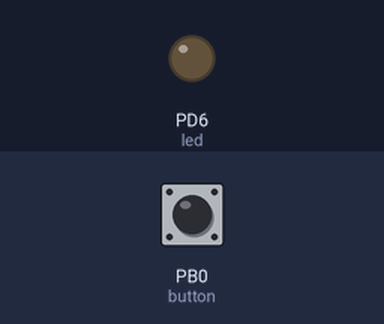
Recording of a program running on a simulated ATmega168, built with avr-gcc and emulated at 16 MHz. Shown: output pins drawn as LEDs (lit = HIGH). Inputs (shaded band) come from the test bench; at power-on: PB0 (button) HIGH.

Above: at 1.2 s.
1.3 s: PB0 (button) pulled LOW for 0.15 s
At 2.2 s:
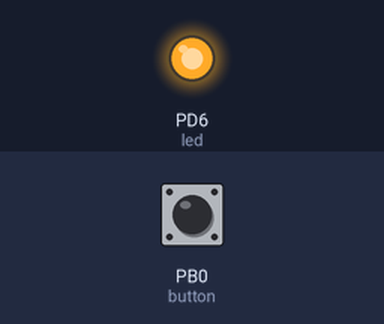
2.9 s: PB0 (button) pulled LOW for 1 s
At 3.4 s:
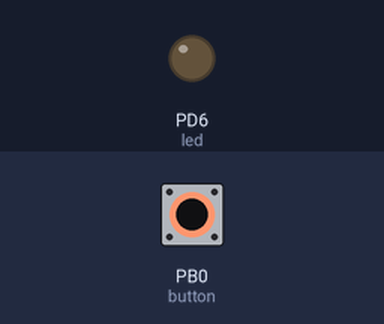
5.4 s: PB0 (button) pulled LOW for 3.2 s
At 6.5 s:
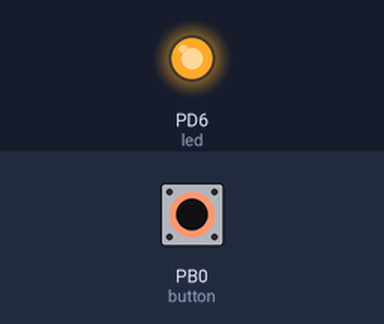
Timing chart, 0 to 8.4 s (numbered marks = the images above; inputs shaded):
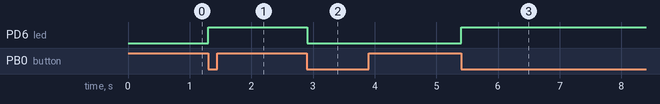

The program:

main.cpp
```cpp
/*
 * Oppgave_7.5_pinChangeInterrupt.cpp
 *
 * Created: 28.10.2017 16:53:38
 * Author : Fredrik
 */

#define F_CPU   16000000UL

#include <avr/io.h>
#include <avr/interrupt.h>
#include <util/delay.h>

void PCI_init()					// initializing function for pin change interrupt
{
	DDRB &= ~(1 << PB0);		// set PB0 as input
	PORTB |= (1 << PB0);		// set PB0 true (pull up)

	PCICR |= (1 << PCIE0);		// use PCIE0 (PB0) as pin change interrupt
	PCMSK0 |= (1 << PCINT0);	// set pin change mask as PCINT0

	sei();						// enables global interrupt
}

int main(void)
{
	DDRD |= (1 << PD6);			// set PD6 as output
	PCI_init();					// initializing pin change interrupt

	while (1)
	{
	}
}


ISR(PCINT0_vect)	// pin change interrupt vector
{

	cli();						// disables global interrupt (to prevent de-bounce)

	_delay_ms (5);

	sei();						// enables global interrupt

	if (!(PINB & (1 << PB0)))	// is set high when button is pressed (input = false)
	{
		PORTD ^= (1 << PD6);	// toggles led
	}

}
```

Measured:
- after the input at 1.3 s, PD6 (led): LOW → HIGH at once
- after the input at 2.9 s, PD6 (led): HIGH → LOW at once
- after the input at 5.4 s, PD6 (led): LOW → HIGH at once
